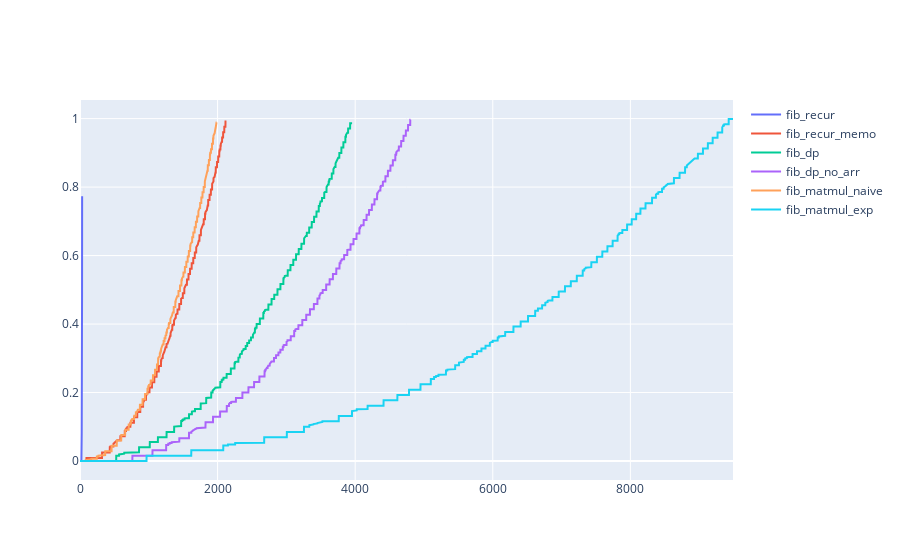

Notebook code for this chart:
### Code cell
import plotly.graph_objects as go

fig = go.Figure()

for fib, fib_times in zip(fibs, times):
    fig.add_trace(go.Scatter(y=fib_times, name=fib.__name__))

fig

### Figure 1 — Plotly figure (JSON) as saved in the notebook; plotly's stock layout.template omitted (floating-point values rounded to 4 significant figures; data arrays with more than 128 entries replaced by an {"elided": "..."} marker saying what was removed)
{"data": [{"name": "fib_recur", "type": "scatter", "y": [0, 0, 0, 0, 0, 0, 0, 0, 0, 0, 0, 0, 0, 0, 0, 0, 0, 0, 0, 0, 0, 0.008021, 0.008021, 0.01612, 0.06181, 0.08242, 0.1188, 0.1516, 0.2168, 0.3196, 0.4935, 0.7734]}, {"name": "fib_recur_memo", "type": "scatter", "y": {"elided": "2130 float values"}}, {"name": "fib_dp", "type": "scatter", "y": {"elided": "3956 float values"}}, {"name": "fib_dp_no_arr", "type": "scatter", "y": {"elided": "4805 float values"}}, {"name": "fib_matmul_naive", "type": "scatter", "y": {"elided": "1988 float values"}}, {"name": "fib_matmul_exp", "type": "scatter", "y": {"elided": "9493 float values"}}], "layout": {}}
